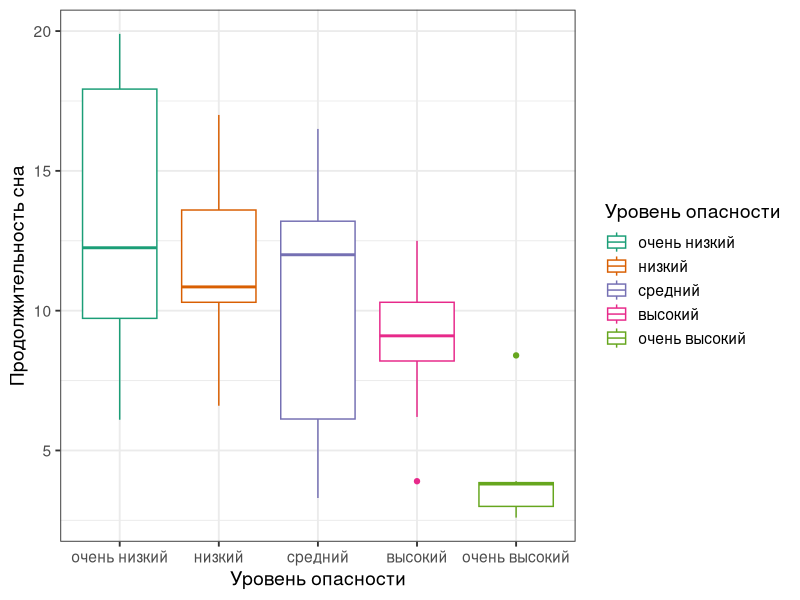

Generate this figure with R: (Note: this script raises an error after producing the figure.)
## ---- chunk 1
# output options
options(width = 70, scipen = 6, digits = 3)
library(knitr)
# chunk default options
opts_chunk$set(fig.align='center', tidy = FALSE, fig.width = 7, fig.height = 3, warning = FALSE)
## ---- chunk 2
library(readxl)
sleep <- read_excel("sleep.xlsx", sheet = 1)
head(sleep, 2)
# Сделаем sleep$Danger фактором
sleep$Danger <- factor(sleep$Danger, levels = 1:5, labels = c("очень низкий", "низкий", "средний", "высокий", "очень высокий"))
## ---- chunk 3
library(ggplot2) 
theme_set(theme_bw(base_size = 14) + theme(legend.key = element_blank()))

gg_sleep <- ggplot(data = sleep, aes(x = Danger, y = TotalSleep, colour = Danger)) + 
  labs(x = "Уровень опасности", y = "Продолжительность сна") + 
  scale_colour_brewer("Уровень опасности", palette = "Dark2")
gg_sleep + geom_boxplot()
## ---- chunk 4
sleep[, c("Danger", "TotalSleep")]
## ---- chunk 5
# # Общая изменчивость (отклонения от общего среднего)
gg_sleep_total <- gg_sleep + 
  geom_jitter(position = position_jitter(width = 0.3)) +
  geom_hline(yintercept = mean(sleep$TotalSleep, na.rm = TRUE), linetype = "dashed") + 
  annotate("text", label = "Общее\nсреднее", 
           x = 0,  y = mean(sleep$TotalSleep, na.rm = TRUE), hjust = -0.1, size = 4) + 
    ylim(0, 22) +
  ggtitle("Общая изменчивость\n(отклонения от общего среднего)") +
  annotate("text", label = "SS[t] == sum((bar(y) - y[i]))^2", parse = TRUE, x = 0,  y = 0.25, hjust = -0.1, size = 6) + theme(legend.position = "none", axis.text.x = element_text(angle = 30, vjust = .8, hjust = .8))

library(plyr)
# Межгрупповая изменчивость (связанная с фактором)
gg_sleep_factor <- gg_sleep + 
  geom_hline(yintercept = mean(sleep$TotalSleep, na.rm = TRUE), linetype = "dashed") + 
  geom_errorbar(stat = "hline", size = 1, yintercept = function(TotalSleep) mean(TotalSleep, na.rm = TRUE), 
                width = .8, aes(ymax = ..y.., ymin = ..y..)) + 
    ylim(0, 22) +
  ggtitle("Факторная изменчивость\n(межгрупповая)")+
    annotate("text", label = "SS[x] == sum((bar(y) - hat(y)[i]))^2", parse = TRUE, x = 0,  y = 0.25, hjust = -0.1, size = 6) + theme(legend.position = "none", axis.text.x = element_text(angle = 30, vjust = .8, hjust = .8))

# Внутригрупповая изменчивость (случайная)
gg_sleep_error <- gg_sleep + 
  geom_jitter(position = position_jitter(width = 0.3)) +
  geom_errorbar(stat = "hline",  size = 1, yintercept = function(TotalSleep) mean(TotalSleep, na.rm = TRUE), 
                width = .8, aes(ymax = ..y.., ymin = ..y..)) + 
  ylim(0, 22) +
  ggtitle("Случайная изменчивость\n(внутригрупповая)")+
    annotate("text", label = "SS[e] == sum(sum((y [i] - hat(y)[i])))^2", parse = TRUE, x = 0,  y = 0.25, hjust = -0.1, size = 6) + theme(legend.position = "none", axis.text.x = element_text(angle = 30, vjust = .8, hjust = .8))

library(gridExtra)
grid.arrange(gg_sleep_total, gg_sleep_factor, gg_sleep_error, ncol = 3, widths = c(0.38, 0.31, 0.31))
## ---- chunk 6
library(car)
mod <- lm(TotalSleep ~ Danger, data=sleep)
sleep_anova <- Anova(mod)
sleep_anova
## ---- chunk 7
result <- sleep_anova
dfs <- paste0(result$Df, collapse= ",")
fval <- round(result$'F value'[1], 2)
sign <- ifelse(result$'Pr(>F)'[1] <= 0.01, "$p < 0.01$", ifelse(result$'Pr(>F)'[1] <= 0.05, "$p < 0.05$", ""))
## ---- chunk 8
# Данные для анализа остатков
sleep_diag <- fortify(mod)
head(sleep_diag)
## ---- chunk 9
gg_res <- ggplot(sleep_diag, aes(x = .fitted, y = .stdresid)) + 
  geom_hline(yintercept = 0)
gg_1 <- gg_res + geom_point(aes(size = .cooksd))
gg_2 <- gg_res + geom_boxplot(aes(x = Danger))
library(gridExtra)
grid.arrange(gg_1, gg_2, ncol = 2)
## ---- chunk 10
ggplot(sleep_diag) + geom_point(stat = "qq", aes(sample = .stdresid)) + 
  geom_abline(yintercept = 0, slope = sd(sleep_diag$.stdresid))
## ---- chunk 11
set.seed(93)
## ---- chunk 12
qqPlot(mod)
## ---- chunk 13
library(multcomp)
sleep_pht <- glht(mod, linfct = mcp(Danger = "Tukey"))
## ---- chunk 14
summary(sleep_pht)
## ---- chunk 15
library(dplyr) # есть удобные функции для описания данных
sleep_summary <- sleep %>% # берем датафрейм sleep
  group_by(Danger) %>% # делим на группы по Danger
  # по каждой группе считаем разное
  summarise(
    .n = sum(!is.na(TotalSleep)),
    .mean = mean(TotalSleep, na.rm = TRUE),
    .sd = sd(TotalSleep, na.rm = TRUE),
    .upper_cl = .mean + 1.98*.sd,
    .lower_cl = .mean - 1.98*.sd)
sleep_summary
## ---- chunk 16
gg_means <- ggplot(sleep_summary, aes(x = Danger, y = .mean)) + 
  geom_bar(stat = "identity", fill = "turquoise3", colour = "black", width = 0.5) + 
  geom_errorbar(aes(ymin = .lower_cl, ymax = .upper_cl), width = 0.1) +
  labs(x = "Обработка", y = "Вес, г") +
  geom_text(aes(label = c("A", "A", "A", "AB", "B"), vjust = -0.3, hjust = 1.5), size = 6)
gg_means
## ---- chunk 17
upperlimit <- max(sleep_summary$.upper_cl + 1)
gg_means +
  scale_y_continuous(expand = c(0,0),
    limit = c(0, upperlimit))
